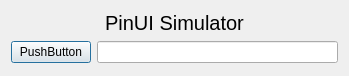
<?xml version="1.0" encoding="UTF-8"?>
<ui version="4.0">
 <class>PinUI</class>
 <widget class="QDialog" name="PinUI">
  <property name="geometry">
   <rect>
    <x>0</x>
    <y>0</y>
    <width>349</width>
    <height>76</height>
   </rect>
  </property>
  <property name="windowTitle">
   <string>Dialog</string>
  </property>
  <layout class="QVBoxLayout" name="verticalLayout">
   <item>
    <widget class="QLabel" name="label">
     <property name="font">
      <font>
       <pointsize>15</pointsize>
      </font>
     </property>
     <property name="text">
      <string>PinUI Simulator</string>
     </property>
     <property name="alignment">
      <set>Qt::AlignmentFlag::AlignCenter</set>
     </property>
    </widget>
   </item>
   <item>
    <layout class="QFormLayout" name="formLayout">
     <item row="0" column="0">
      <widget class="QPushButton" name="pushButton">
       <property name="text">
        <string>PushButton</string>
       </property>
      </widget>
     </item>
     <item row="0" column="1">
      <widget class="QLineEdit" name="lineEdit"/>
     </item>
    </layout>
   </item>
  </layout>
 </widget>
 <resources/>
 <connections/>
</ui>
